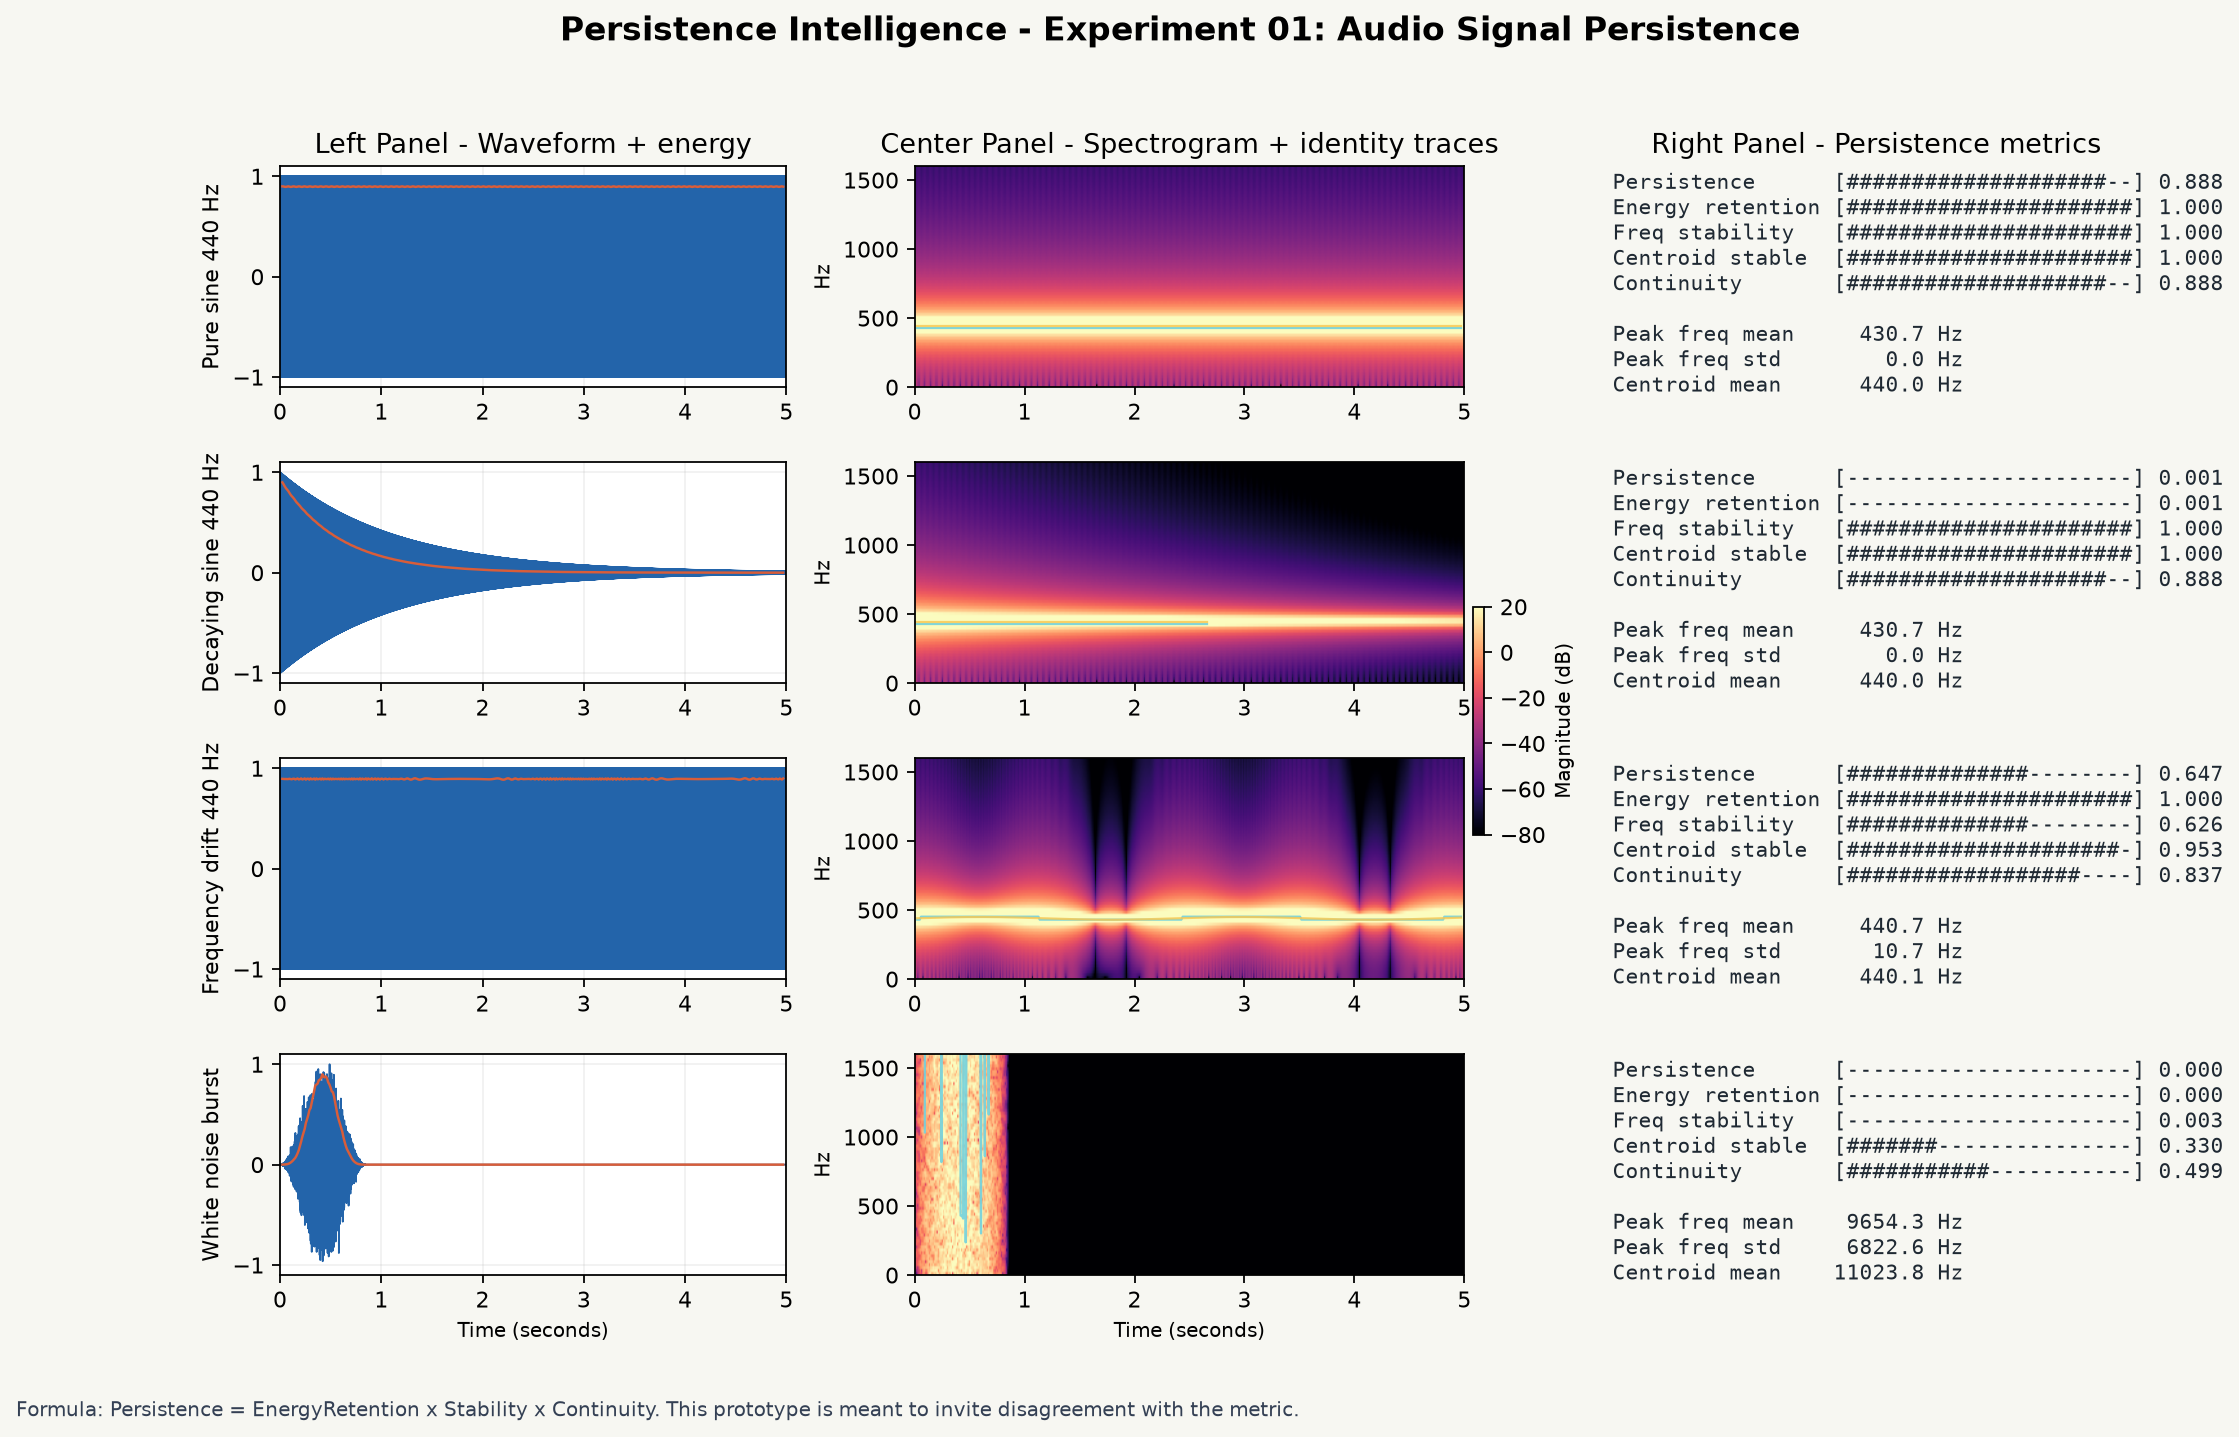

Python code for this plot:
"""
Persistence Intelligence - Experiment 01

Run:
    python persistence_experiment_01.py

Optional:
    python persistence_experiment_01.py --save persistence_experiment_01.png

This is intentionally a small exploratory application, not a framework.
It generates four test signals, measures a few provisional persistence
features, and displays waveform, spectrogram, and metric panels for visual
comparison.
"""

from __future__ import annotations

import argparse
from dataclasses import dataclass

import numpy as np

try:
    import matplotlib.pyplot as plt
except ImportError as exc:
    raise SystemExit(
        "Matplotlib is required for this visual experiment.\n"
        "Install dependencies with: pip install -r requirements.txt"
    ) from exc

try:
    from scipy.signal import get_window
except ImportError:
    get_window = None


SAMPLE_RATE = 44_100
DURATION_SECONDS = 5.0
BASE_FREQUENCY = 440.0
WINDOW_SIZE = 2048
HOP_SIZE = 512


@dataclass
class SignalAnalysis:
    name: str
    signal: np.ndarray
    times: np.ndarray
    frame_times: np.ndarray
    frequencies: np.ndarray
    spectrum_db: np.ndarray
    energy_curve: np.ndarray
    peak_frequencies: np.ndarray
    centroids: np.ndarray
    persistence: float
    energy_retention: float
    frequency_stability: float
    centroid_stability: float
    stability: float
    continuity: float


def normalize(signal: np.ndarray) -> np.ndarray:
    peak = np.max(np.abs(signal))
    if peak == 0:
        return signal
    return signal / peak


def generate_signals() -> tuple[np.ndarray, dict[str, np.ndarray]]:
    times = np.arange(int(SAMPLE_RATE * DURATION_SECONDS)) / SAMPLE_RATE

    pure_sine = np.sin(2 * np.pi * BASE_FREQUENCY * times)

    decay_envelope = np.exp(-times / 1.15)
    decaying_sine = decay_envelope * np.sin(2 * np.pi * BASE_FREQUENCY * times)

    drift_hz = 10.0 * np.sin(2 * np.pi * 0.42 * times)
    instantaneous_frequency = BASE_FREQUENCY + drift_hz
    phase = 2 * np.pi * np.cumsum(instantaneous_frequency) / SAMPLE_RATE
    drifting_sine = np.sin(phase)

    rng = np.random.default_rng(7)
    burst_envelope = np.zeros_like(times)
    burst_length = int(0.85 * SAMPLE_RATE)
    burst_envelope[:burst_length] = np.hanning(burst_length)
    white_noise_burst = burst_envelope * rng.normal(0, 1, size=times.shape)

    signals = {
        "Pure sine 440 Hz": pure_sine,
        "Decaying sine 440 Hz": decaying_sine,
        "Frequency drift 440 Hz": drifting_sine,
        "White noise burst": white_noise_burst,
    }
    return times, {name: normalize(signal) for name, signal in signals.items()}


def analysis_window(size: int) -> np.ndarray:
    if get_window is not None:
        return get_window("hann", size, fftbins=True)
    return np.hanning(size)


def frame_signal(signal: np.ndarray, window_size: int, hop_size: int) -> np.ndarray:
    frame_count = 1 + (len(signal) - window_size) // hop_size
    shape = (frame_count, window_size)
    strides = (signal.strides[0] * hop_size, signal.strides[0])
    return np.lib.stride_tricks.as_strided(signal, shape=shape, strides=strides).copy()


def safe_mean(values: np.ndarray) -> float:
    values = values[np.isfinite(values)]
    if len(values) == 0:
        return 0.0
    return float(np.mean(values))


def normalized_inverse_variation(values: np.ndarray, tolerance: float) -> float:
    active = values[np.isfinite(values)]
    if len(active) < 2:
        return 0.0
    return float(1.0 / (1.0 + (np.std(active) / tolerance)))


def analyze_signal(name: str, signal: np.ndarray, times: np.ndarray) -> SignalAnalysis:
    frames = frame_signal(signal, WINDOW_SIZE, HOP_SIZE)
    window = analysis_window(WINDOW_SIZE)
    windowed = frames * window

    spectrum = np.abs(np.fft.rfft(windowed, axis=1))
    power = spectrum**2
    frequencies = np.fft.rfftfreq(WINDOW_SIZE, d=1 / SAMPLE_RATE)
    frame_times = (np.arange(len(frames)) * HOP_SIZE + WINDOW_SIZE / 2) / SAMPLE_RATE

    energy = np.mean(frames**2, axis=1)
    energy_floor = max(float(np.max(energy)) * 0.01, 1e-10)
    active = energy > energy_floor

    spectrum_db = 20 * np.log10(spectrum.T + 1e-8)

    peak_bins = np.argmax(spectrum, axis=1)
    peak_frequencies = frequencies[peak_bins]
    peak_frequencies = np.where(active, peak_frequencies, np.nan)

    power_sum = np.sum(power, axis=1)
    centroids = np.divide(
        power @ frequencies,
        power_sum,
        out=np.zeros_like(power_sum),
        where=power_sum > 0,
    )
    centroids = np.where(active, centroids, np.nan)

    early = energy[: max(3, len(energy) // 5)]
    late = energy[-max(3, len(energy) // 5) :]
    energy_retention = np.clip(safe_mean(late) / (safe_mean(early) + 1e-12), 0, 1)

    frequency_stability = normalized_inverse_variation(peak_frequencies, tolerance=18.0)
    centroid_stability = normalized_inverse_variation(centroids, tolerance=140.0)
    stability = float(np.sqrt(frequency_stability * centroid_stability))

    continuity_values = []
    active_frames = frames[active]
    for left, right in zip(active_frames[:-1], active_frames[1:]):
        left_norm = np.linalg.norm(left)
        right_norm = np.linalg.norm(right)
        if left_norm == 0 or right_norm == 0:
            continue
        continuity_values.append(np.dot(left, right) / (left_norm * right_norm))
    continuity = np.clip((safe_mean(np.array(continuity_values)) + 1.0) / 2.0, 0, 1)

    persistence = float(energy_retention * stability * continuity)

    return SignalAnalysis(
        name=name,
        signal=signal,
        times=times,
        frame_times=frame_times,
        frequencies=frequencies,
        spectrum_db=spectrum_db,
        energy_curve=energy,
        peak_frequencies=peak_frequencies,
        centroids=centroids,
        persistence=persistence,
        energy_retention=float(energy_retention),
        frequency_stability=frequency_stability,
        centroid_stability=centroid_stability,
        stability=stability,
        continuity=float(continuity),
    )


def plot_waveform(axis, analysis: SignalAnalysis) -> None:
    axis.plot(analysis.times, analysis.signal, color="#2364aa", linewidth=0.8)
    axis.plot(
        analysis.frame_times,
        normalize(analysis.energy_curve) * 0.9,
        color="#d95d39",
        linewidth=1.1,
        label="energy",
    )
    axis.set_xlim(0, DURATION_SECONDS)
    axis.set_ylim(-1.1, 1.1)
    axis.set_ylabel(analysis.name, fontsize=10)
    axis.grid(True, alpha=0.18)


def plot_spectrogram(axis, analysis: SignalAnalysis) -> None:
    visible = analysis.frequencies <= 2_000
    image = axis.imshow(
        analysis.spectrum_db[visible],
        origin="lower",
        aspect="auto",
        extent=[0, DURATION_SECONDS, 0, 2_000],
        cmap="magma",
        vmin=-80,
        vmax=20,
    )
    axis.plot(
        analysis.frame_times,
        analysis.peak_frequencies,
        color="#73d2de",
        linewidth=1.0,
        alpha=0.9,
    )
    axis.plot(
        analysis.frame_times,
        analysis.centroids,
        color="#f9c74f",
        linewidth=1.0,
        alpha=0.8,
    )
    axis.set_ylim(0, 1_600)
    return image


def metric_bar(value: float, width: int = 22) -> str:
    filled = int(round(np.clip(value, 0, 1) * width))
    return "[" + "#" * filled + "-" * (width - filled) + f"] {value:0.3f}"


def plot_metrics(axis, analysis: SignalAnalysis) -> None:
    axis.axis("off")
    lines = [
        f"Persistence      {metric_bar(analysis.persistence)}",
        f"Energy retention {metric_bar(analysis.energy_retention)}",
        f"Freq stability   {metric_bar(analysis.frequency_stability)}",
        f"Centroid stable  {metric_bar(analysis.centroid_stability)}",
        f"Continuity       {metric_bar(analysis.continuity)}",
        "",
        f"Peak freq mean   {safe_mean(analysis.peak_frequencies):7.1f} Hz",
        f"Peak freq std    {np.nanstd(analysis.peak_frequencies):7.1f} Hz",
        f"Centroid mean    {safe_mean(analysis.centroids):7.1f} Hz",
    ]
    axis.text(
        0.0,
        0.98,
        "\n".join(lines),
        va="top",
        ha="left",
        family="monospace",
        fontsize=9.5,
        color="#1f2933",
    )


def build_dashboard(analyses: list[SignalAnalysis], save_path: str | None = None) -> None:
    plt.rcParams.update(
        {
            "font.size": 10,
            "axes.titlesize": 12,
            "axes.labelsize": 9,
            "figure.facecolor": "#f7f7f2",
            "axes.facecolor": "#ffffff",
        }
    )

    figure, axes = plt.subplots(
        nrows=len(analyses),
        ncols=3,
        figsize=(15, 9),
        gridspec_kw={"width_ratios": [1.2, 1.35, 1.25], "wspace": 0.24, "hspace": 0.34},
    )
    figure.suptitle(
        "Persistence Intelligence - Experiment 01: Audio Signal Persistence",
        fontsize=15,
        fontweight="bold",
        y=0.985,
    )

    spectrogram_image = None
    for row, analysis in enumerate(analyses):
        plot_waveform(axes[row, 0], analysis)
        spectrogram_image = plot_spectrogram(axes[row, 1], analysis)
        plot_metrics(axes[row, 2], analysis)

        if row == 0:
            axes[row, 0].set_title("Left Panel - Waveform + energy")
            axes[row, 1].set_title("Center Panel - Spectrogram + identity traces")
            axes[row, 2].set_title("Right Panel - Persistence metrics")

        if row == len(analyses) - 1:
            axes[row, 0].set_xlabel("Time (seconds)")
            axes[row, 1].set_xlabel("Time (seconds)")

        axes[row, 1].set_ylabel("Hz")

    if spectrogram_image is not None:
        colorbar = figure.colorbar(
            spectrogram_image,
            ax=axes[:, 1],
            fraction=0.02,
            pad=0.015,
        )
        colorbar.set_label("Magnitude (dB)")

    figure.text(
        0.015,
        0.012,
        "Formula: Persistence = EnergyRetention x Stability x Continuity. "
        "This prototype is meant to invite disagreement with the metric.",
        fontsize=9,
        color="#344054",
    )

    if save_path:
        figure.savefig(save_path, dpi=160, bbox_inches="tight")
        print(f"Saved dashboard to {save_path}")
    else:
        plt.show()


def main() -> None:
    parser = argparse.ArgumentParser(description="Explore persistence in audio signals.")
    parser.add_argument("--save", help="Save the dashboard image instead of opening a window.")
    args = parser.parse_args()

    times, signals = generate_signals()
    analyses = [analyze_signal(name, signal, times) for name, signal in signals.items()]

    print("Persistence scores")
    for analysis in analyses:
        print(
            f"{analysis.name:24s} "
            f"persistence={analysis.persistence:0.3f} "
            f"energy={analysis.energy_retention:0.3f} "
            f"stability={analysis.stability:0.3f} "
            f"continuity={analysis.continuity:0.3f}"
        )

    build_dashboard(analyses, save_path=args.save)


if __name__ == "__main__":
    main()
